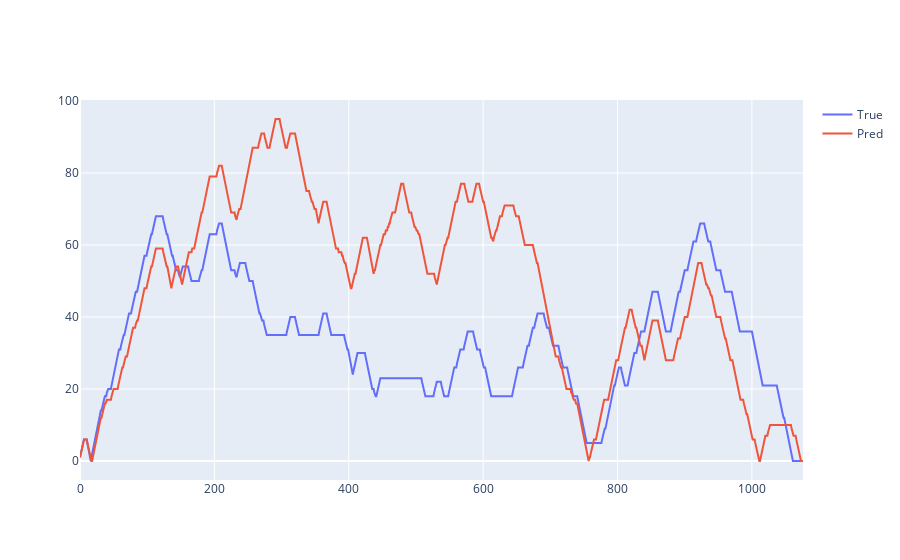

Write notebook code for a chart like this one.
### Code cell
fig = go.Figure()

fig.add_trace(go.Scatter(y=pairList2mountain(rna['structure_true'], len(rna['sequence'])), mode='lines', name='True'))
fig.add_trace(go.Scatter(y=pairList2mountain(rna['structure_pred'], len(rna['sequence'])), mode='lines', name='Pred'))

fig.show()

### Figure 1 — Plotly figure (JSON) as saved in the notebook; plotly's stock layout.template omitted (floating-point values rounded to 4 significant figures; data arrays with more than 128 entries replaced by an {"elided": "..."} marker saying what was removed)
{"data": [{"mode": "lines", "name": "True", "type": "scatter", "y": {"elided": "1077 int values"}}, {"mode": "lines", "name": "Pred", "type": "scatter", "y": {"elided": "1077 int values"}}], "layout": {}}
